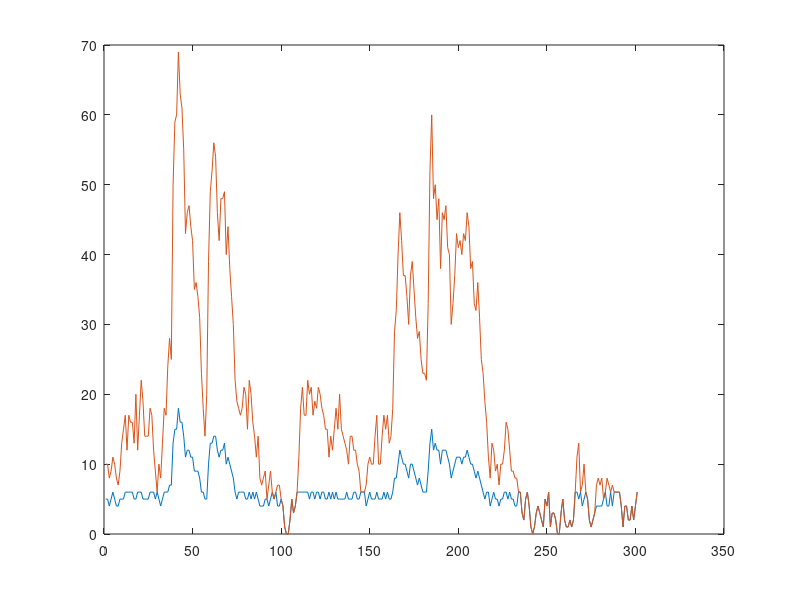

The MATLAB script that drew this image:
clear;
clc
load workload3_sub_max_70; 

util=zeros(1,length(workload))';
invocation_num=zeros(1,length(workload))';
timeout=200-40;
for i=1:length(workload);
    if workload(i)>0;
        interval=1000/workload(i);
        batch_length=ceil(timeout/interval);
        if batch_length<4;
            invocation_num(i)=ceil(workload(i)/batch_length);
            util(i)=batch_length/4;
        else
            invocation_num(i)=ceil(workload(i)/4);
            util(i)=1;
        end 
    else
        invocation_num(i)=0;
    end
end
plot(invocation_num)
hold on
plot(workload)